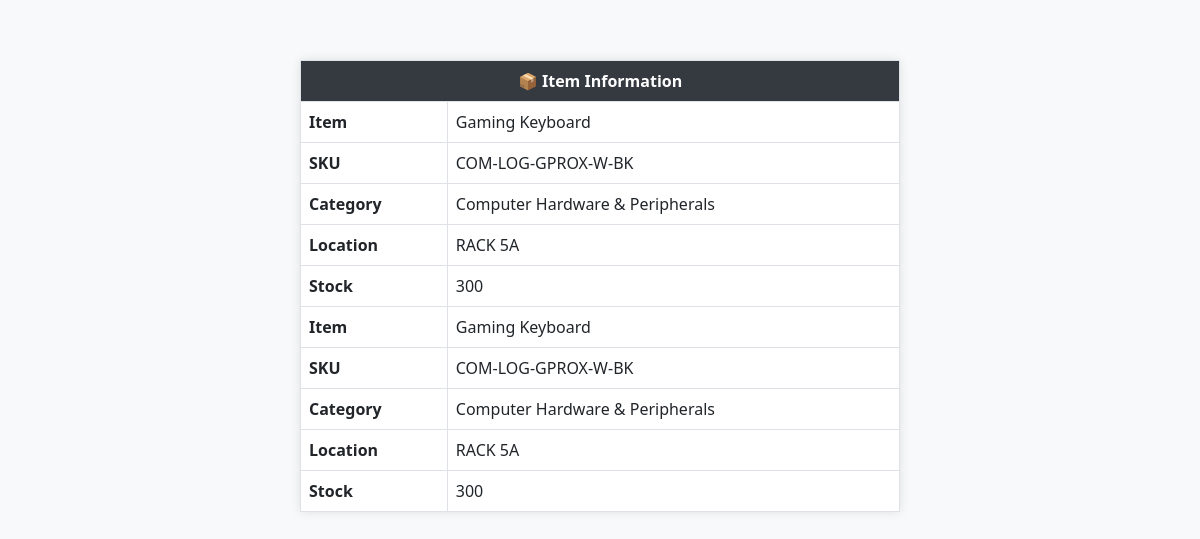
The page /view.php?barcode=COM-LOG-GPROX-W-BK on the database its author committed.
### tables this page shows
CREATE TABLE `stocks` (
  `item` varchar(100) NOT NULL,
  `bar` varchar(255) NOT NULL,
  `category` varchar(100) NOT NULL,
  `location` varchar(100) NOT NULL,
  `price` float(255,2) NOT NULL,
  `id` int(10) NOT NULL,
  `stock` int(255) DEFAULT NULL,
  `notified` tinyint(1) DEFAULT 0
);

### view.php (the view, shortened to what this page needs)
<?php
include "config/config.php";
$sku = isset($_GET['barcode']) ? mysqli_real_escape_string($conn, $_GET['barcode']) : '';
$result = mysqli_query($conn, "SELECT * FROM stocks WHERE bar = '$sku'");
?>
<!DOCTYPE html>
<html lang="en">
<head>
  <link href="https://cdn.jsdelivr.net/npm/bootstrap@5.3.0/dist/css/bootstrap.min.css" rel="stylesheet">
</head>
<body>
<div class="container d-flex justify-content-center">
<?php if ($result && mysqli_num_rows($result) > 0): ?>
  <table class="table table-bordered info-table"><thead><tr><th colspan="2" class="text-center">📦 Item Information</th></tr></thead><tbody>
    <?php while ($d = mysqli_fetch_assoc($result)): ?>
      <tr><td><strong>Item</strong></td><td><?=htmlspecialchars($d['item'])?></td></tr>
      <tr><td><strong>SKU</strong></td><td><?=htmlspecialchars($d['bar'])?></td></tr>
      <tr><td><strong>Category</strong></td><td><?=htmlspecialchars($d['category'])?></td></tr>
      <tr><td><strong>Location</strong></td><td><?=htmlspecialchars($d['location'])?></td></tr>
      <tr><td><strong>Stock</strong></td><td><?=intval($d['stock'])?></td></tr>
    <?php endwhile; ?>
  </tbody></table>
<?php else: ?>
  <div class="alert alert-warning text-center mt-5">No item found for barcode <strong><?=htmlspecialchars($sku)?></strong>.</div>
<?php endif; ?>
</div>
</body>
</html>

### view.php (style rules this page uses)
body { background:#f8f9fa; }
.info-table { max-width:600px;margin:60px auto;box-shadow:0 0 10px rgba(0,0,0,0.1); }
.info-table thead th { background:#343a40;color:#fff; }
.info-table tbody td { background:#fff; }

### rows shown on the page
stocks: item "Gaming Keyboard", bar "COM-LOG-GPROX-W-BK", category "Computer Hardware & Peripherals", location "RACK 5A", stock "300"
stocks: item "Gaming Keyboard", bar "COM-LOG-GPROX-W-BK", category "Computer Hardware & Peripherals", location "RACK 5A", stock "300"
